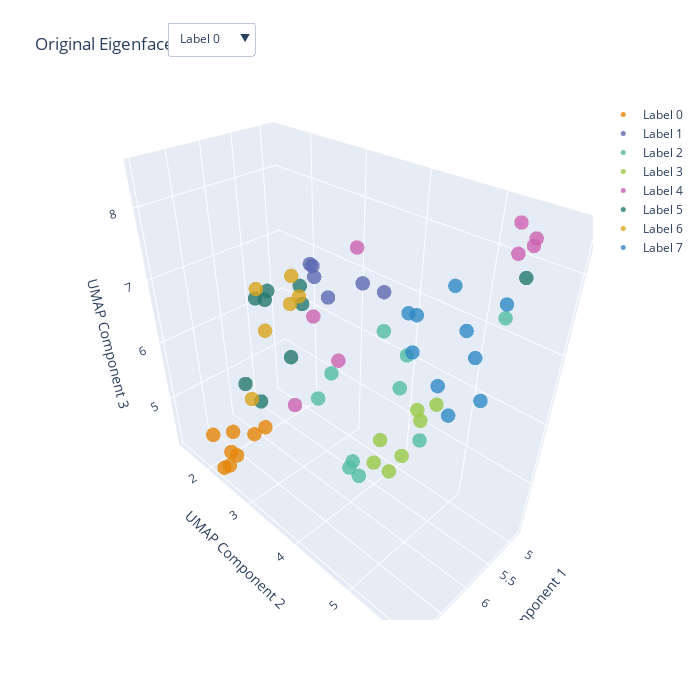
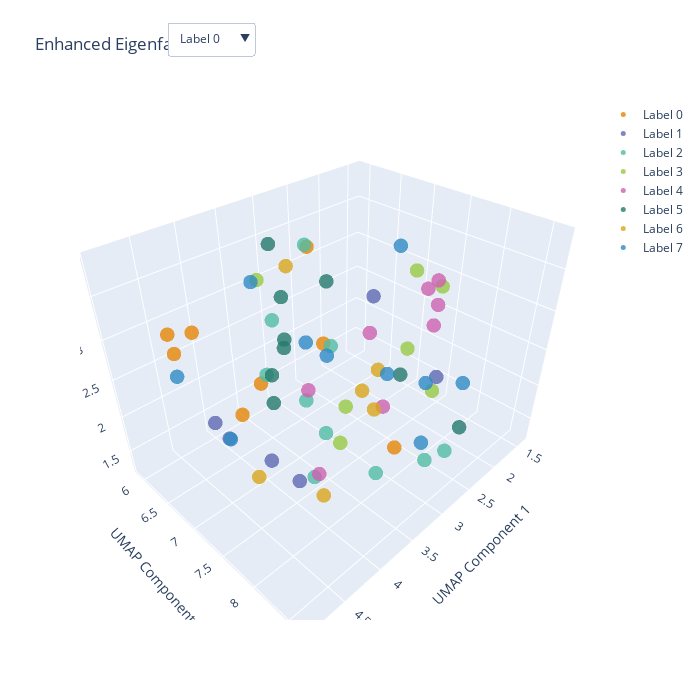

The notebook cell these images were saved under, in order:
### Code cell
helpers.plot_umap_3d_with_filter("Original Eigenface", orig_weights, train_labels)
helpers.plot_umap_3d_with_filter("Enhanced Eigenface", enhanced_weights, train_labels)

### Figure 1 — Plotly figure (JSON) as saved in the notebook; plotly's stock layout.template omitted (floating-point values rounded to 4 significant figures)
{"data": [{"hoverinfo": "text", "marker": {"color": "rgb(229, 134, 6)", "opacity": 0.8, "size": 5}, "mode": "markers", "name": "Label 0", "text": ["Label: 0", "Label: 0", "Label: 0", "Label: 0", "Label: 0", "Label: 0", "Label: 0", "Label: 0"], "type": "scatter3d", "visible": true, "x": [6.727, 6.288, 6.844, 6.855, 6.846, 6.574, 6.998, 6.601], "y": [2.183, 2.501, 2.508, 2.295, 1.934, 2.061, 2.372, 2.648], "z": [4.309, 4.731, 4.538, 4.193, 4.572, 4.541, 4.301, 4.885]}, {"hoverinfo": "text", "marker": {"color": "rgb(93, 105, 177)", "opacity": 0.8, "size": 5}, "mode": "markers", "name": "Label 1", "text": ["Label: 1", "Label: 1", "Label: 1", "Label: 1", "Label: 1", "Label: 1"], "type": "scatter3d", "visible": true, "x": [6.174, 6.1, 6.381, 6.354, 6.202, 6.068], "y": [3.521, 4.207, 3.96, 3.653, 4.597, 3.381], "z": [7.57, 7.72, 7.56, 7.842, 7.806, 7.62]}, {"hoverinfo": "text", "marker": {"color": "rgb(82, 188, 163)", "opacity": 0.8, "size": 5}, "mode": "markers", "name": "Label 2", "text": ["Label: 2", "Label: 2", "Label: 2", "Label: 2", "Label: 2", "Label: 2", "Label: 2", "Label: 2", "Label: 2", "Label: 2"], "type": "scatter3d", "visible": true, "x": [5.67, 6.139, 6.156, 6.362, 5.97, 5.372, 5.449, 5.742, 6.422, 6.005], "y": [4.475, 3.759, 4.106, 4.357, 4.426, 4.638, 5.589, 4.601, 3.811, 4.144], "z": [6.207, 6.305, 4.934, 5.365, 7.151, 5.259, 7.598, 6.796, 6.098, 4.697]}, {"hoverinfo": "text", "marker": {"color": "rgb(153, 201, 69)", "opacity": 0.8, "size": 5}, "mode": "markers", "name": "Label 3", "text": ["Label: 3", "Label: 3", "Label: 3", "Label: 3", "Label: 3", "Label: 3", "Label: 3"], "type": "scatter3d", "visible": true, "x": [5.574, 5.455, 5.613, 5.544, 6.041, 5.741, 5.883], "y": [4.76, 4.613, 4.16, 4.95, 4.685, 4.643, 4.293], "z": [5.798, 5.815, 5.112, 6.15, 5.196, 5.231, 4.966]}, {"hoverinfo": "text", "marker": {"color": "rgb(204, 97, 176)", "opacity": 0.8, "size": 5}, "mode": "markers", "name": "Label 4", "text": ["Label: 4", "Label: 4", "Label: 4", "Label: 4", "Label: 4", "Label: 4", "Label: 4", "Label: 4"], "type": "scatter3d", "visible": true, "x": [6.452, 4.962, 5.062, 5.762, 6.072, 4.835, 5.454, 5.101], "y": [3.4, 5.514, 5.398, 3.503, 4.088, 5.44, 2.704, 5.392], "z": [5.772, 8.292, 8.119, 6.181, 8.089, 8.145, 6.381, 8.468]}, {"hoverinfo": "text", "marker": {"color": "rgb(36, 121, 108)", "opacity": 0.8, "size": 5}, "mode": "markers", "name": "Label 5", "text": ["Label: 5", "Label: 5", "Label: 5", "Label: 5", "Label: 5", "Label: 5", "Label: 5", "Label: 5", "Label: 5"], "type": "scatter3d", "visible": true, "x": [6.175, 5.22, 5.039, 6.156, 5.353, 5.685, 5.408, 5.444, 5.273], "y": [1.943, 2.213, 1.969, 2.27, 1.5, 2.454, 5.706, 1.377, 1.475], "z": [5.177, 6.284, 6.422, 5.015, 6.12, 5.68, 8.085, 6.131, 6.236]}, {"hoverinfo": "text", "marker": {"color": "rgb(218, 165, 27)", "opacity": 0.8, "size": 5}, "mode": "markers", "name": "Label 6", "text": ["Label: 6", "Label: 6", "Label: 6", "Label: 6", "Label: 6", "Label: 6"], "type": "scatter3d", "visible": true, "x": [5.353, 5.771, 5.593, 5.11, 6.439, 5.748], "y": [2.095, 1.997, 2.577, 1.867, 2.446, 1.826], "z": [6.291, 5.97, 6.706, 6.577, 5.322, 6.588]}, {"hoverinfo": "text", "marker": {"color": "rgb(47, 138, 196)", "opacity": 0.8, "size": 5}, "mode": "markers", "name": "Label 7", "text": ["Label: 7", "Label: 7", "Label: 7", "Label: 7", "Label: 7", "Label: 7", "Label: 7", "Label: 7", "Label: 7", "Label: 7"], "type": "scatter3d", "visible": true, "x": [6.364, 6.421, 5.696, 6.176, 6.205, 6.454, 5.92, 6.212, 6.447, 6.219], "y": [5.479, 5.18, 5.706, 5.733, 4.931, 5.697, 5.252, 5.881, 5.214, 5.626], "z": [7.166, 7.45, 7.908, 7.536, 7.699, 6.973, 8.021, 7.122, 7.901, 7.809]}], "layout": {"height": 700, "scene": {"xaxis": {"title": {"text": "UMAP Component 1"}}, "yaxis": {"title": {"text": "UMAP Component 2"}}, "zaxis": {"title": {"text": "UMAP Component 3"}}}, "title": {"text": "Original Eigenface"}, "updatemenus": [{"buttons": [{"args": [{"visible": [true, false, false, false, false, false, false, false]}, {"title": "UMAP of Label 0"}], "label": "Label 0", "method": "update"}, {"args": [{"visible": [false, true, false, false, false, false, false, false]}, {"title": "UMAP of Label 1"}], "label": "Label 1", "method": "update"}, {"args": [{"visible": [false, false, true, false, false, false, false, false]}, {"title": "UMAP of Label 2"}], "label": "Label 2", "method": "update"}, {"args": [{"visible": [false, false, false, true, false, false, false, false]}, {"title": "UMAP of Label 3"}], "label": "Label 3", "method": "update"}, {"args": [{"visible": [false, false, false, false, true, false, false, false]}, {"title": "UMAP of Label 4"}], "label": "Label 4", "method": "update"}, {"args": [{"visible": [false, false, false, false, false, true, false, false]}, {"title": "UMAP of Label 5"}], "label": "Label 5", "method": "update"}, {"args": [{"visible": [false, false, false, false, false, false, true, false]}, {"title": "UMAP of Label 6"}], "label": "Label 6", "method": "update"}, {"args": [{"visible": [false, false, false, false, false, false, false, true]}, {"title": "UMAP of Label 7"}], "label": "Label 7", "method": "update"}, {"args": [{"visible": [true, true, true, true, true, true, true, true]}, {"title": "Original Eigenface"}], "label": "Show All", "method": "update"}], "direction": "down", "showactive": true, "x": 0.17, "xanchor": "left", "y": 1.15, "yanchor": "top"}], "width": 700}}

### Figure 2 — Plotly figure (JSON) as saved in the notebook; plotly's stock layout.template omitted (floating-point values rounded to 4 significant figures)
{"data": [{"hoverinfo": "text", "marker": {"color": "rgb(229, 134, 6)", "opacity": 0.8, "size": 5}, "mode": "markers", "name": "Label 0", "text": ["Label: 0", "Label: 0", "Label: 0", "Label: 0", "Label: 0", "Label: 0", "Label: 0", "Label: 0"], "type": "scatter3d", "visible": true, "x": [4.624, 3.629, 4.591, 3.071, 4.676, 3.413, 4.144, 4.352], "y": [6.515, 7.565, 6.852, 6.75, 6.552, 8.333, 6.849, 7.508], "z": [2.993, 3.139, 3.376, 3.685, 3.257, 2.168, 2.138, 3.023]}, {"hoverinfo": "text", "marker": {"color": "rgb(93, 105, 177)", "opacity": 0.8, "size": 5}, "mode": "markers", "name": "Label 1", "text": ["Label: 1", "Label: 1", "Label: 1", "Label: 1", "Label: 1", "Label: 1"], "type": "scatter3d", "visible": true, "x": [4.187, 4.885, 2.555, 4.664, 4.904, 2.973], "y": [7.784, 7.526, 7.236, 7.988, 7.752, 8.434], "z": [1.863, 2.895, 3.094, 2.615, 2.873, 2.858]}, {"hoverinfo": "text", "marker": {"color": "rgb(82, 188, 163)", "opacity": 0.8, "size": 5}, "mode": "markers", "name": "Label 2", "text": ["Label: 2", "Label: 2", "Label: 2", "Label: 2", "Label: 2", "Label: 2", "Label: 2", "Label: 2", "Label: 2", "Label: 2"], "type": "scatter3d", "visible": true, "x": [3.096, 2.542, 2.866, 2.879, 3.651, 3.188, 3.765, 4.222, 3.348, 3.647], "y": [6.125, 6.555, 8.564, 8.34, 7.319, 6.844, 6.823, 8.208, 8.057, 7.409], "z": [2.54, 2.113, 1.912, 1.633, 2.32, 3.776, 2.453, 2.792, 1.569, 1.254]}, {"hoverinfo": "text", "marker": {"color": "rgb(153, 201, 69)", "opacity": 0.8, "size": 5}, "mode": "markers", "name": "Label 3", "text": ["Label: 3", "Label: 3", "Label: 3", "Label: 3", "Label: 3", "Label: 3", "Label: 3"], "type": "scatter3d", "visible": true, "x": [3.316, 1.947, 2.273, 1.976, 3.654, 3.321, 3.274], "y": [7.488, 7.285, 7.578, 7.716, 7.894, 8.638, 6.125], "z": [1.614, 2.139, 3.425, 3.175, 2.573, 2.995, 3.143]}, {"hoverinfo": "text", "marker": {"color": "rgb(204, 97, 176)", "opacity": 0.8, "size": 5}, "mode": "markers", "name": "Label 4", "text": ["Label: 4", "Label: 4", "Label: 4", "Label: 4", "Label: 4", "Label: 4", "Label: 4", "Label: 4"], "type": "scatter3d", "visible": true, "x": [4.382, 1.616, 1.473, 2.525, 2.43, 1.404, 3.055, 2.124], "y": [8.282, 7.436, 7.17, 7.425, 7.968, 7.261, 6.686, 6.821], "z": [2.462, 2.681, 2.74, 1.642, 2.99, 2.863, 1.776, 2.236]}, {"hoverinfo": "text", "marker": {"color": "rgb(36, 121, 108)", "opacity": 0.8, "size": 5}, "mode": "markers", "name": "Label 5", "text": ["Label: 5", "Label: 5", "Label: 5", "Label: 5", "Label: 5", "Label: 5", "Label: 5", "Label: 5", "Label: 5"], "type": "scatter3d", "visible": true, "x": [3.563, 3.097, 2.949, 2.428, 2.766, 3.463, 2.498, 2.85, 3.147], "y": [6.741, 7.063, 6.139, 8.439, 5.932, 6.519, 7.631, 6.018, 6.114], "z": [3.873, 3.414, 2.801, 1.885, 2.023, 1.716, 2.215, 1.973, 1.749]}, {"hoverinfo": "text", "marker": {"color": "rgb(218, 165, 27)", "opacity": 0.8, "size": 5}, "mode": "markers", "name": "Label 6", "text": ["Label: 6", "Label: 6", "Label: 6", "Label: 6", "Label: 6", "Label: 6"], "type": "scatter3d", "visible": true, "x": [2.55, 4.566, 2.915, 2.939, 2.125, 3.888], "y": [7.104, 7.639, 7.622, 6.243, 6.981, 7.81], "z": [1.721, 2.092, 1.945, 3.237, 1.754, 1.447]}, {"hoverinfo": "text", "marker": {"color": "rgb(47, 138, 196)", "opacity": 0.8, "size": 5}, "mode": "markers", "name": "Label 7", "text": ["Label: 7", "Label: 7", "Label: 7", "Label: 7", "Label: 7", "Label: 7", "Label: 7", "Label: 7", "Label: 7", "Label: 7"], "type": "scatter3d", "visible": true, "x": [3.573, 2.664, 2.737, 3.609, 3.117, 3.195, 4.665, 4.851, 2.386, 2.097], "y": [7.252, 8.104, 8.173, 8.349, 7.079, 5.903, 7.388, 6.932, 7.432, 8.207], "z": [2.979, 2.44, 1.685, 3.182, 2.509, 3.003, 2.476, 3.059, 3.695, 2.189]}], "layout": {"height": 700, "scene": {"xaxis": {"title": {"text": "UMAP Component 1"}}, "yaxis": {"title": {"text": "UMAP Component 2"}}, "zaxis": {"title": {"text": "UMAP Component 3"}}}, "title": {"text": "Enhanced Eigenface"}, "updatemenus": [{"buttons": [{"args": [{"visible": [true, false, false, false, false, false, false, false]}, {"title": "UMAP of Label 0"}], "label": "Label 0", "method": "update"}, {"args": [{"visible": [false, true, false, false, false, false, false, false]}, {"title": "UMAP of Label 1"}], "label": "Label 1", "method": "update"}, {"args": [{"visible": [false, false, true, false, false, false, false, false]}, {"title": "UMAP of Label 2"}], "label": "Label 2", "method": "update"}, {"args": [{"visible": [false, false, false, true, false, false, false, false]}, {"title": "UMAP of Label 3"}], "label": "Label 3", "method": "update"}, {"args": [{"visible": [false, false, false, false, true, false, false, false]}, {"title": "UMAP of Label 4"}], "label": "Label 4", "method": "update"}, {"args": [{"visible": [false, false, false, false, false, true, false, false]}, {"title": "UMAP of Label 5"}], "label": "Label 5", "method": "update"}, {"args": [{"visible": [false, false, false, false, false, false, true, false]}, {"title": "UMAP of Label 6"}], "label": "Label 6", "method": "update"}, {"args": [{"visible": [false, false, false, false, false, false, false, true]}, {"title": "UMAP of Label 7"}], "label": "Label 7", "method": "update"}, {"args": [{"visible": [true, true, true, true, true, true, true, true]}, {"title": "Enhanced Eigenface"}], "label": "Show All", "method": "update"}], "direction": "down", "showactive": true, "x": 0.17, "xanchor": "left", "y": 1.15, "yanchor": "top"}], "width": 700}}
